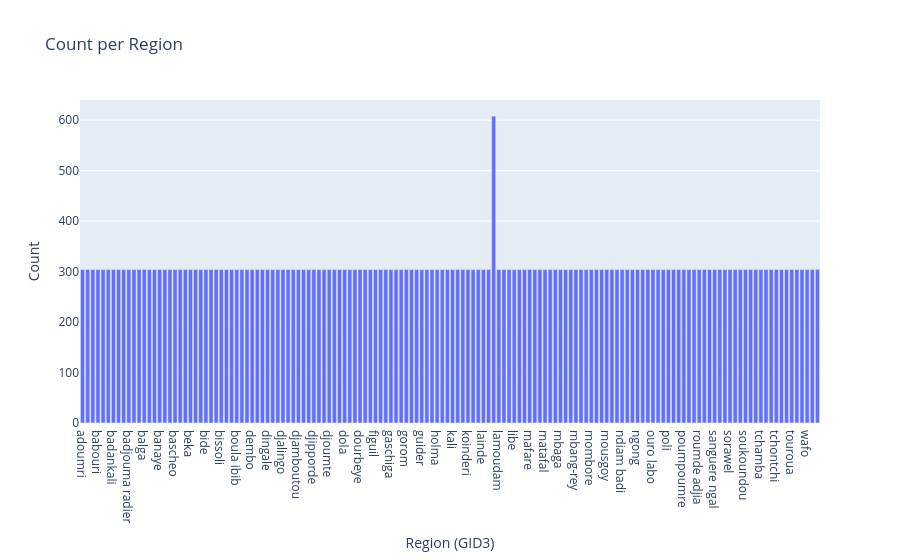

This figure's notebook cell:
### Code cell
fig = px.bar(gid_mean_unit_counts_df, x='GID3', y='count', title='Count per Region')
fig.update_layout(xaxis_title='Region (GID3)', yaxis_title='Count')
fig.show()

### Figure 1 — Plotly figure (JSON) as saved in the notebook; plotly's stock layout.template omitted (floating-point values rounded to 4 significant figures; data arrays with more than 128 entries replaced by an {"elided": "..."} marker saying what was removed)
{"data": [{"alignmentgroup": "True", "hovertemplate": "GID3=%{x}<br>count=%{y}<extra></extra>", "legendgroup": "", "marker": {"color": "#636efa", "pattern": {"shape": ""}}, "name": "", "offsetgroup": "", "orientation": "v", "showlegend": false, "textposition": "auto", "type": "bar", "x": {"elided": "144 str values"}, "xaxis": "x", "y": {"elided": "144 int values"}, "yaxis": "y"}], "layout": {"barmode": "relative", "legend": {"tracegroupgap": 0}, "title": {"text": "Count per Region"}, "xaxis": {"anchor": "y", "domain": [0, 1], "title": {"text": "Region (GID3)"}}, "yaxis": {"anchor": "x", "domain": [0, 1], "title": {"text": "Count"}}}}
